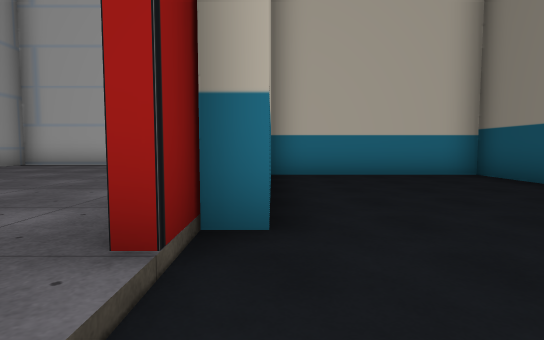
View 1 (above)

19 first-person views from a walk through a 3-D level made in the Unity game engine. The camera is 1.2 m above the floor, tilts 4° down and sees 80° across. The floor is counted in squares, 2 m on a side. Each view is taken from the middle of a square. On the plan, view 1 faces up. The plan holds only what a view shows up to about 10 squares ahead; the rest is blank. The place goes on beyond the plan. The player character is not drawn. Some surface patterns are stand-ins.

View 2
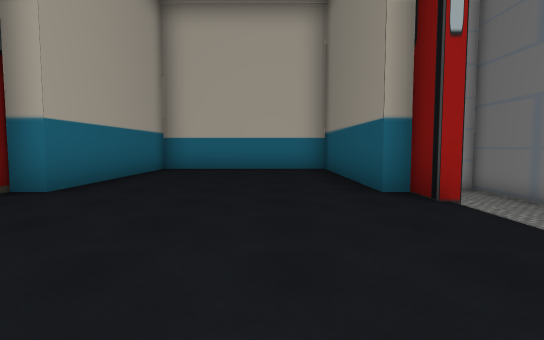

View 3
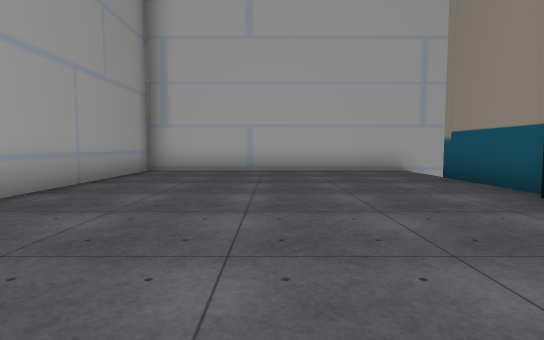

View 4
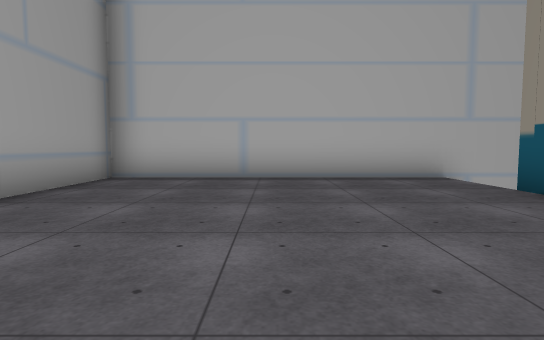

View 5
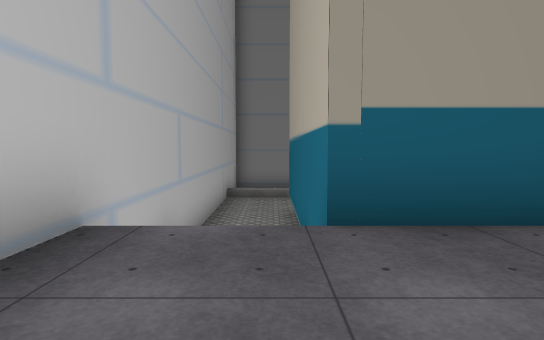

View 6
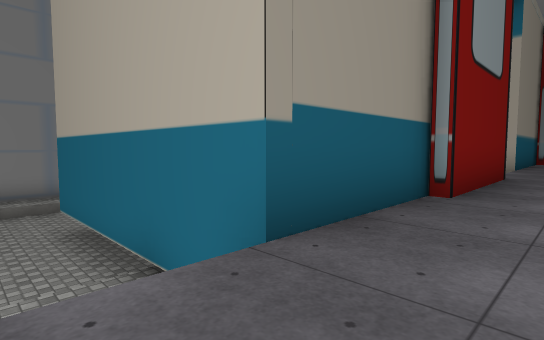

View 7
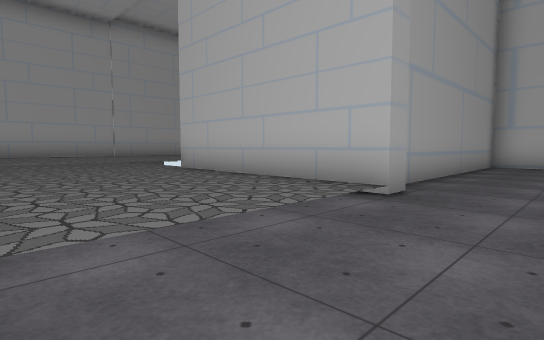

View 8
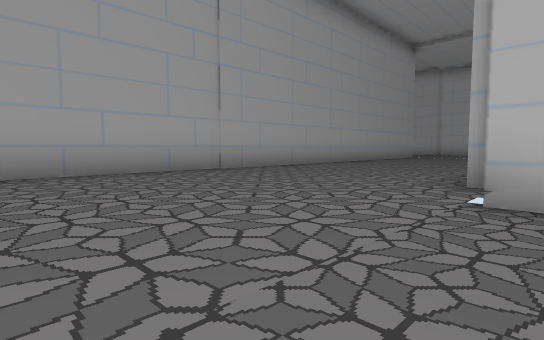

View 9
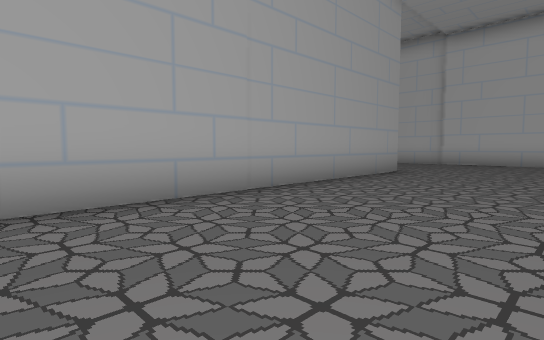

View 10
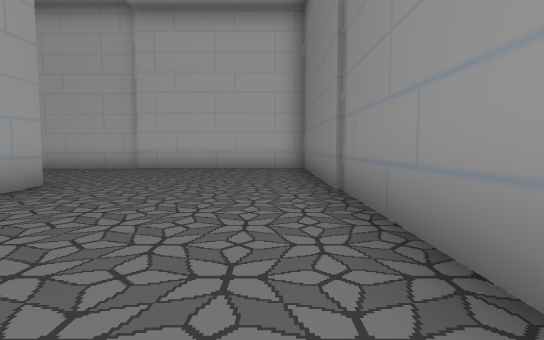

View 11
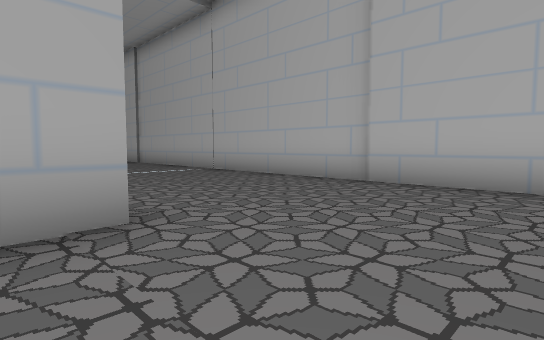

View 12
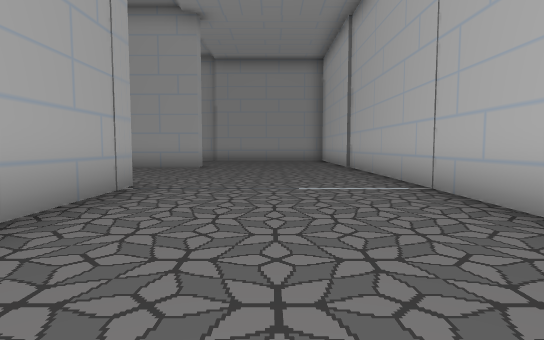

View 13
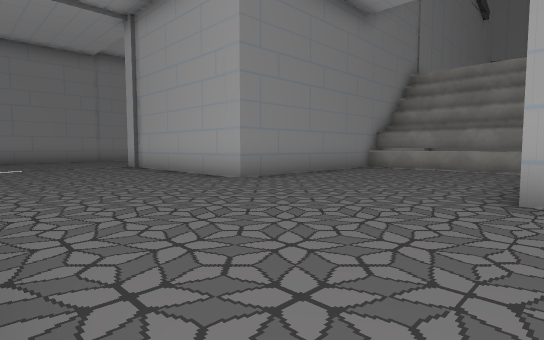

View 14
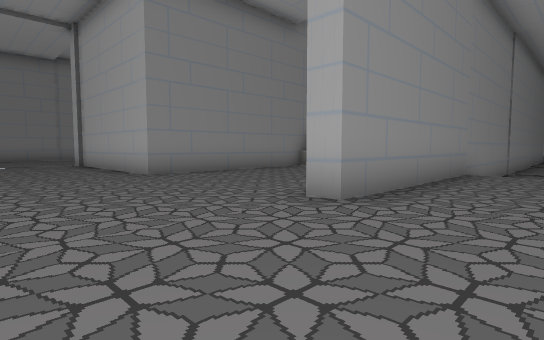

View 15
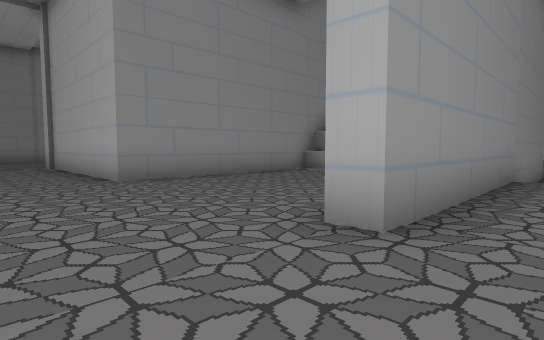

View 16
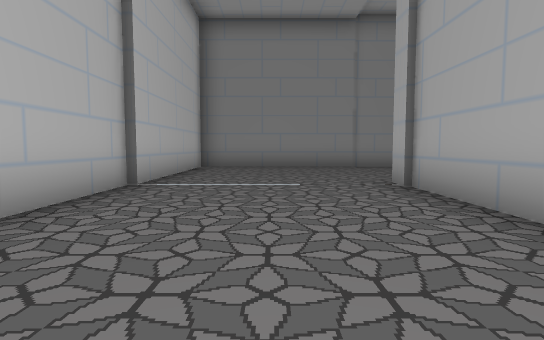

View 17
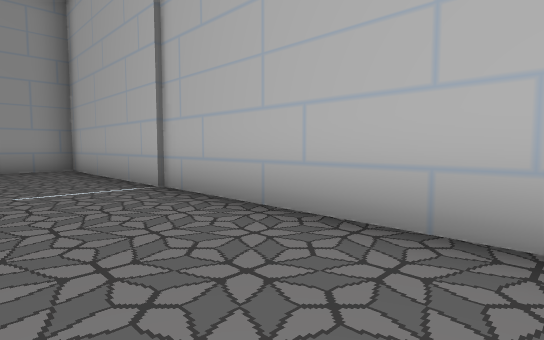

View 18
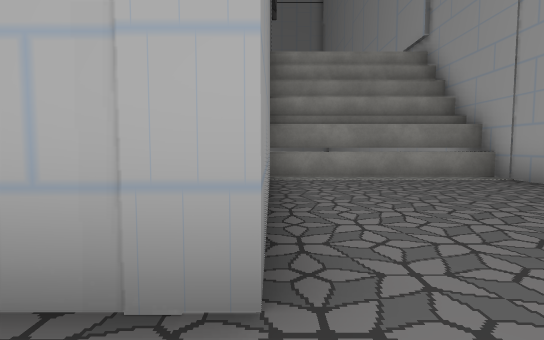

View 19
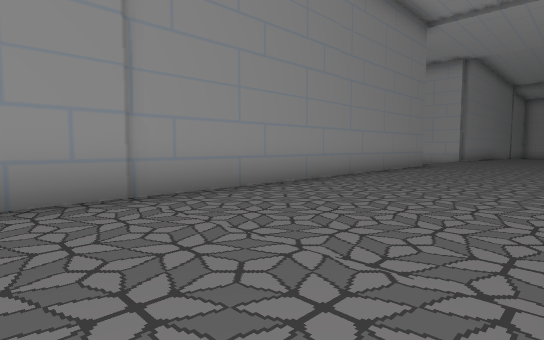

### Floor plan
Key: @ floor where view 1 was taken; # wall or solid block; . main floor; - floor 0.25 m lower than the main floor; _ floor 0.5 m lower than the main floor; < floor 0.75 m lower than the main floor; / step, stairs or slope; v drop or lower ground.
Columns run from 29 left of view 1 to 7 right of it. Each row starts with its distance up from view 1.
 17 ##################
 16 .................#
 15 .................#
 14 .................#
 13 .................#
 12 .................#
 11 ..#....######....#
 10 ..#....#    #....#   #########
  9  .#....#    #....#   #_______vvvvvvvv
  8  .#....#    #....#   #_______vvvvvvvv
  7  /#....#    #....#   #_______######vv
  6   ######    #....#   #_______#<<<<#
  5   ##        #....#   #_______#<<<<# v
  4   #         #....#   #_______#<<<<# v
  3  _#         #....#   #______##<<<<# v
  2  _#         #....######_____#<<<<<#
  1             #.....----/___  _<<<<<v
  0             #.....----/__   _@<<<<v
 -1             #.....----/__   _  <<<
 -2             #.....----/__   _#  <
 -3                             _#
 -4                              #

Where each view was taken, in squares from view 1:
view 1: 0 up, 0 right, facing up
view 2: 2 down, 3 right, facing up
view 3: 1 up, 4 left, facing up
view 4: 3 up, 4 left, facing up
view 5: 8 up, 3 left, facing right
view 6: 9 up, 2 left, facing down-right
view 7: 2 down, 5 left, facing up-left
view 8: 2 down, 11 left, facing up-left
view 9: 4 up, 13 left, facing up-left
view 10: 7 up, 13 left, facing up
view 11: 11 up, 14 left, facing up-left
view 12: 14 up, 17 left, facing left
view 13: 16 up, 27 left, facing down-right
view 14: 15 up, 29 left, facing down-right
view 15: 14 up, 28 left, facing down-right
view 16: 14 up, 22 left, facing right
view 17: 14 up, 22 left, facing up-left
view 18: 13 up, 22 left, facing down
view 19: 13 up, 16 left, facing down-right
